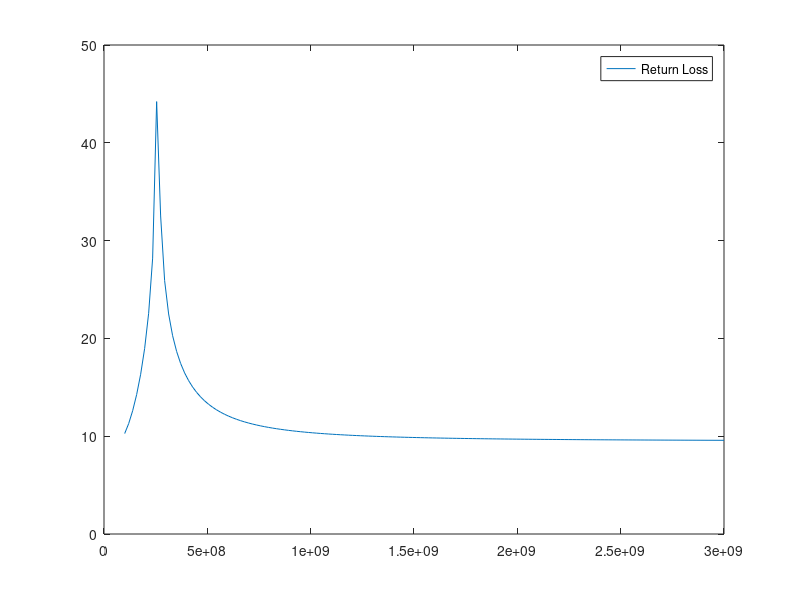
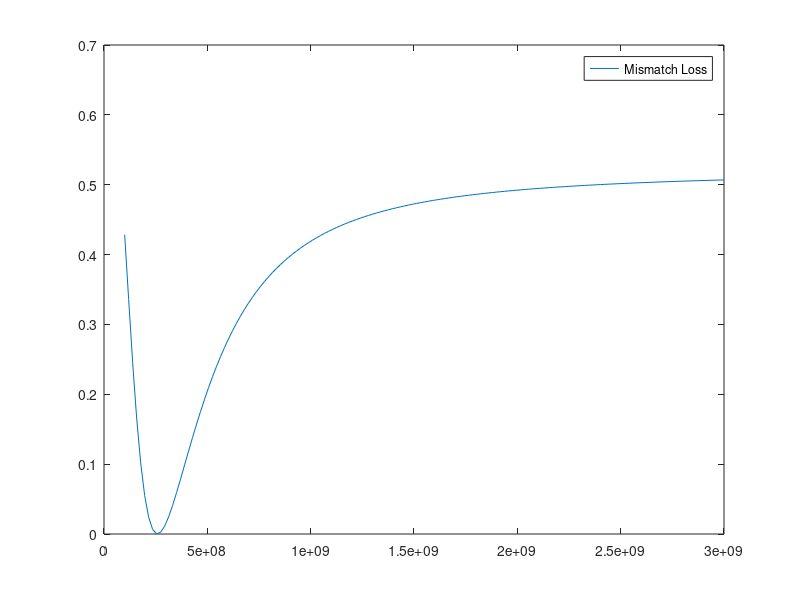

These charts were generated, in order, by the following MATLAB code:
l=0.020
c = 3E+8
f_start=0.1E+9;
f_stop=3.0E+9;
n_steps = 150;
step_size=(f_stop-f_start)/n_steps;
f=f_start:step_size:f_stop
GammaIn =zeros(size(f));
GammaIn2 =zeros(size(f));

R0=50;
ZL=25;

for i=1:n_steps+1
      lambda = c/f(i)
      beta=2*pi/lambda


      Zi=R0*((ZL+i*R0*tan(beta*l))...
         /(R0+i*ZL*tan(beta*l)))

      zi=Zi/R0

      Gamma_i = (zi-1)/(zi+1);
      GammaIn(i)=Gamma_i;

      [THETA, R] = cart2pol...
        (real(Gamma_i), imag(Gamma_i));

      THETA_GRAD=THETA*180/pi

      zL=ZL/R0

      Gamma_L = (zL-1)/(zL+1)
      Gamma_i2 = Gamma_L*exp(-i*2*beta*l)
      GammaIn2(i)=Gamma_i2;
endfor

RL = -20*log10(abs(GammaIn));
RL2 =-20*log10(abs(GammaIn2));

ML = -10*log10(1-abs(GammaIn).^2);
figure(1)
plot(f,RL,";Return Loss;");
%plot(f,RL2);

figure(2)
plot(f, ML, ";Mismatch Loss;")


